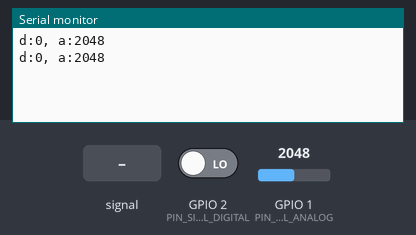
The sketch below on a simulated ESP32. Shown: the last lines printed to the serial monitor. Inputs (shaded band) come from the test bench; at power-on: GPIO 1 (PIN_SIGNAL_ANALOG) = 2048, GPIO 2 (PIN_SIGNAL_DIGITAL) LOW.

Above: at 1.8 s.
1.9 s: GPIO 1 (PIN_SIGNAL_ANALOG) fed a 200 Hz sine of ±327 counts around its level
At 2.8 s:
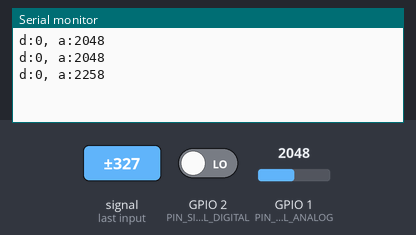
3.4 s: GPIO 1 (PIN_SIGNAL_ANALOG) set to 2866
At 4.6 s:
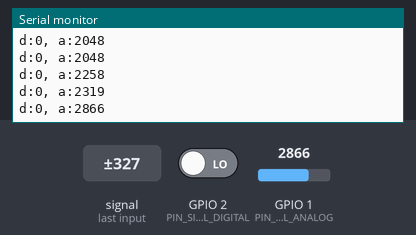
4.9 s: GPIO 2 (PIN_SIGNAL_DIGITAL) driven HIGH
At 5.3 s:
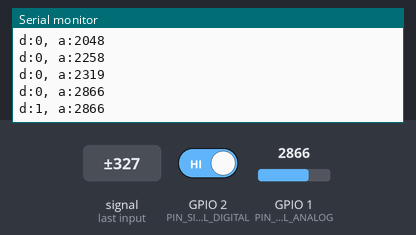
6.4 s: GPIO 1 (PIN_SIGNAL_ANALOG) fed a 1000 Hz sine of ±1023 counts around its level
At 7.7 s:
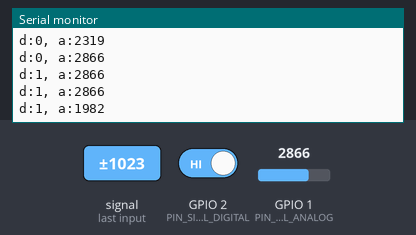
7.9 s: GPIO 1 (PIN_SIGNAL_ANALOG) set to 3603
At 8.8 s:
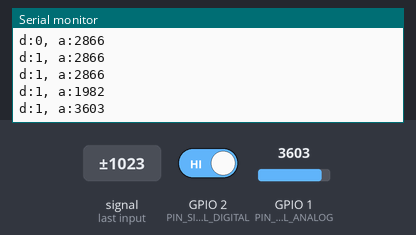
9.4 s: GPIO 2 (PIN_SIGNAL_DIGITAL) driven LOW
At 10.4 s:
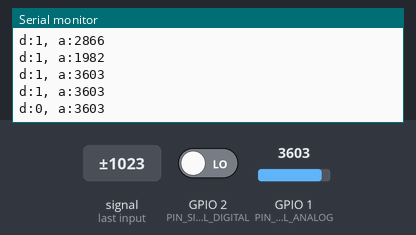
Timing chart, 0 to 11.9 s (numbered marks = the images above; inputs shaded):
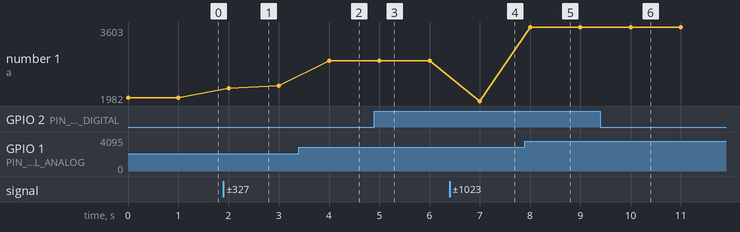

The sketch:

U019.ino
```cpp
// Earth
// - https://docs.m5stack.com/en/unit/earth

//-------------------------------------------------------------------
#define PIN_SIGNAL_ANALOG   1
#define PIN_SIGNAL_DIGITAL  2

//-------------------------------------------------------------------
void setup(void)
{
  Serial.begin(115200);

  pinMode(PIN_SIGNAL_DIGITAL, INPUT);
}

//-------------------------------------------------------------------
void loop(void)
{
  int a = analogRead(PIN_SIGNAL_ANALOG);

  bool d = digitalRead(PIN_SIGNAL_DIGITAL);

  Serial.printf("d:%u, a:%d \r\n", d, a);

  delay(1000);
}
```

Measured:
- after the input at 1.9 s, the serial monitor: prints a new line after 0.10 s (image 1)
- after the input at 3.4 s, the serial monitor: prints a new line after 0.60 s (image 2)
- after the input at 4.9 s, the serial monitor: prints a new line after 0.10 s (image 3)
- after the input at 6.4 s, the serial monitor: prints a new line after 0.60 s (image 4)
- after the input at 7.9 s, the serial monitor: prints a new line after 0.10 s (image 5)
- after the input at 9.4 s, the serial monitor: prints a new line after 0.60 s (image 6)
- plotted number 1: 2048 → 2319 after the input at 1.9 s, 2319 → 2866 after the input at 3.4 s, 2866 → 1982 after the input at 6.4 s, 1982 → 3603 after the input at 7.9 s
